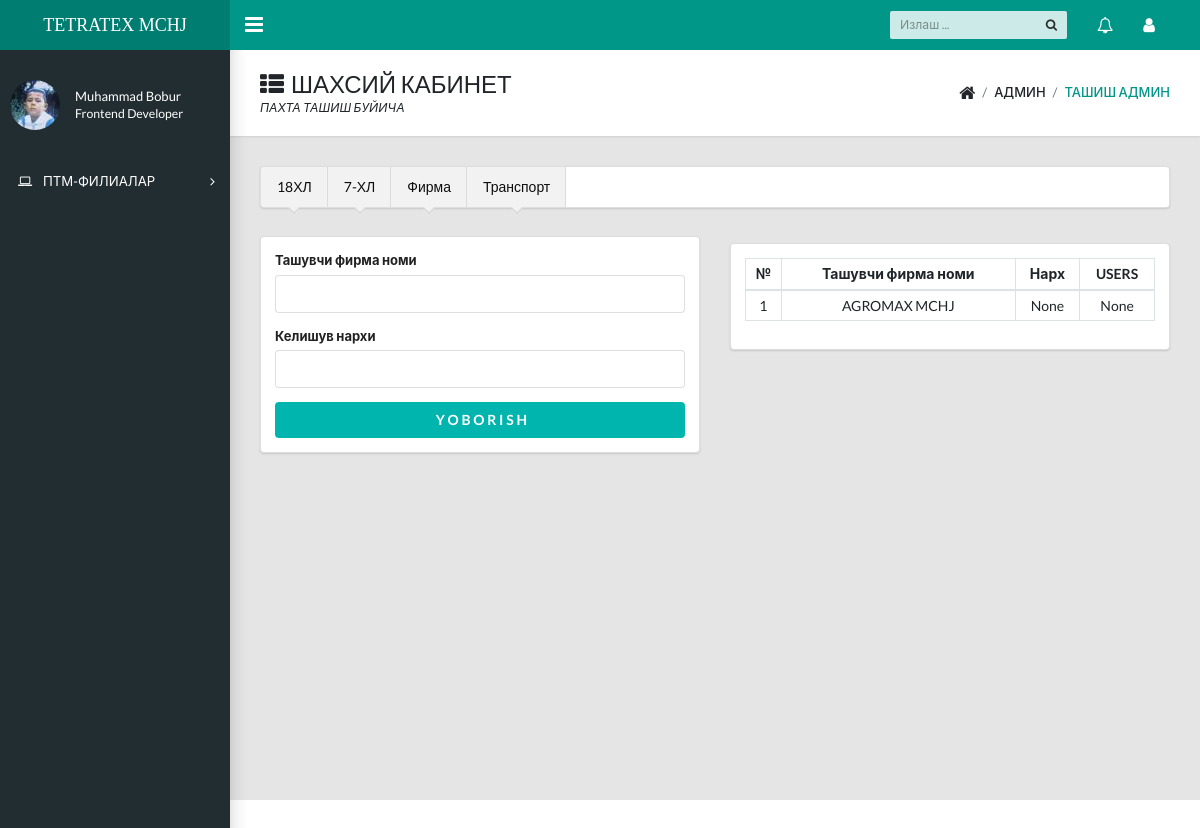
/home/firma/ (signed in), run on an earlier commit of the app's database.
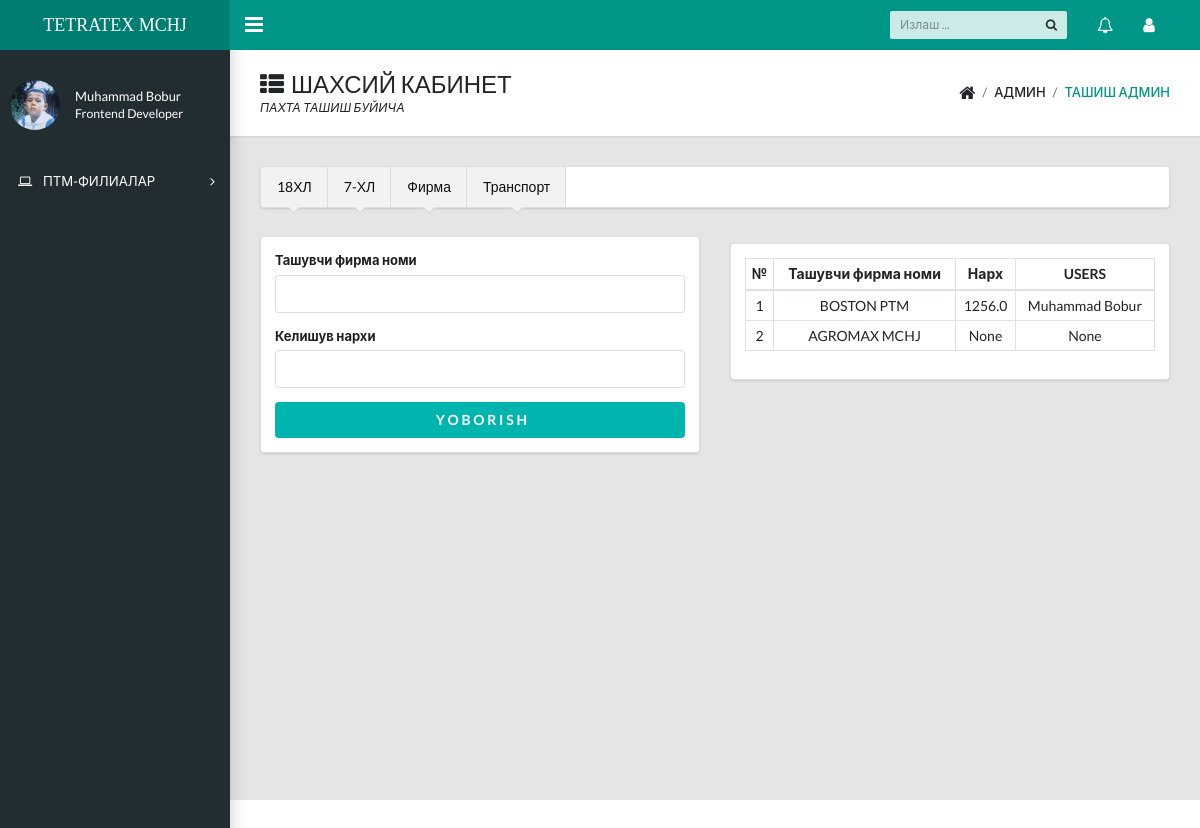
And on a later commit of the database.
### tash/models.py (models this page shows, shortened)
class Firma(models.Model):
    name=models.CharField(max_length=20,verbose_name='Фирма номи',help_text="М: AGRMOMAX MCHJ")
    user=models.ForeignKey(User,on_delete=models.SET_NULL,null=True)
    narx=models.FloatField(null=True)
    class Meta:
        verbose_name_plural = "Ташувчи Фирмалар"

### tash/views.py (the view, shortened to what this page needs)
# urls.py: path('firma/',firma, name="firma"),
def firma(request):
    form=FirmaForm()
    user=request.user.profile
    firma=Firma.objects.order_by('-id')[0:15].values('name','user__first_name','narx')
    context={'user':user,"form":form,"firma":firma}
    return render(request,'forms/firma.html',context)

### tash/forms.py
class FirmaForm(forms.ModelForm):
    class Meta:
        model=Firma
        fields=('name','narx')

### templates/forms/firma.html
{% extends 'docs/dashboard.html' %}
{% block content %}
<main class="app-content">
    <div class="app-title">
        <div>
        <h1><i class="fa fa-th-list pr-2"></i>ШАХСИЙ КАБИНЕТ</h1>
        <p>ПАХТА ТАШИШ БУЙИЧА </p>
        </div>
        <ul class="app-breadcrumb breadcrumb side">
            <li class="breadcrumb-item"><i class="fa fa-home fa-lg"></i></li>
            <li class="breadcrumb-item">АДМИН</li>
            <li class="breadcrumb-item active"><a href="#">ТАШИШ АДМИН</a></li>
        </ul>
    </div>
    {% include 'forms/navs.html' %}
    <div class="row">
        <div class="col-lg-6 col-sm-12">
            {% include 'forms/firma-inc.html' %}
        </div>
        <div class="d-none d-sm-block d-md-none d-lg-block pt-4 col-6">
            {% include 'forms/firma-table.html' %}
        </div>
    </div>
</main>
{% endblock %}

### templates/forms/firma-table.html
<div class="ui form segment">
    <table class="table table-sm table-bordered text-center inverted teal">
        <thead>
          <tr>
            <th class="align-middle" scope="col">№</th>
            <th class="align-middle" scope="col">Ташувчи фирма номи</th>
            <th class="align-middle" scope="col">Нарх</th>
            <th class="align-middle" scope="col">USERS</th>
          </tr>
        </thead>
        <tbody>
        {% for i in firma %}
            <tr>
                <td>{{forloop.counter}}</td>
                <td>{{i.name}}</td>
                <td>{{i.narx}}</td>
                <td>{{i.user__first_name}}</td>
            </tr>
        {% endfor %}
        </tbody>
      </table>
    </div>

What changed in the data, as far as the page shows it:
added Firma: name "BOSTON PTM", narx "1256.0", user__first_name "Muhammad Bobur"
